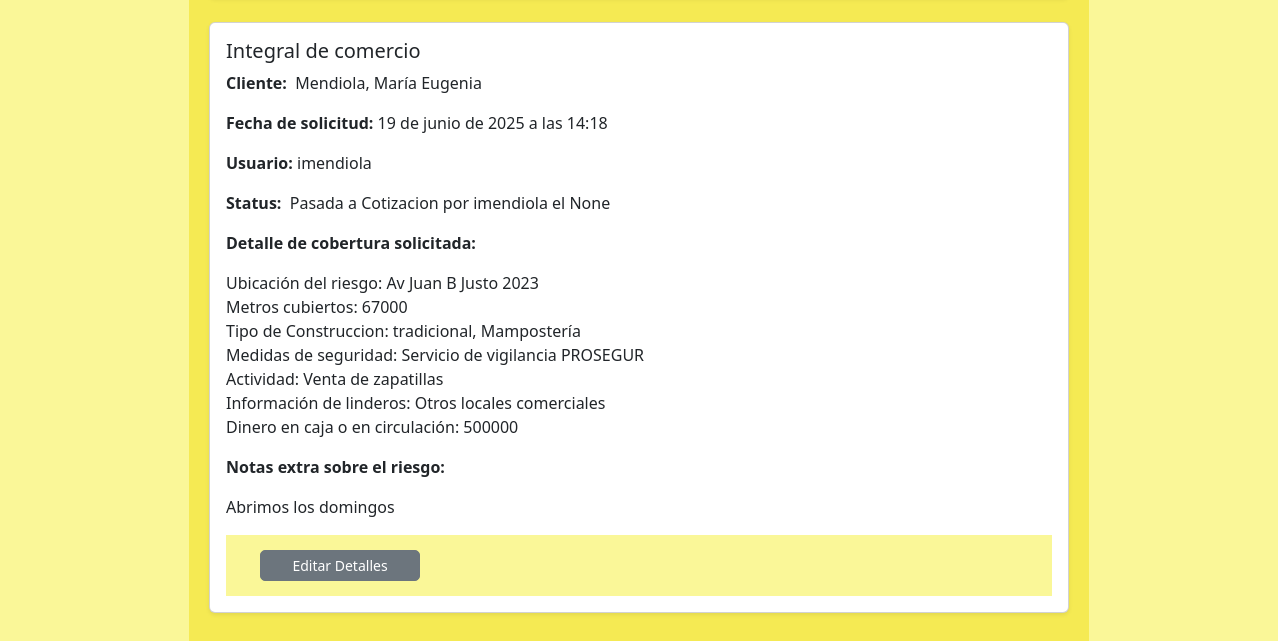
/staff/cotizaciones/solicitudes/ (signed in, lower part), run on an earlier commit of the app's database.
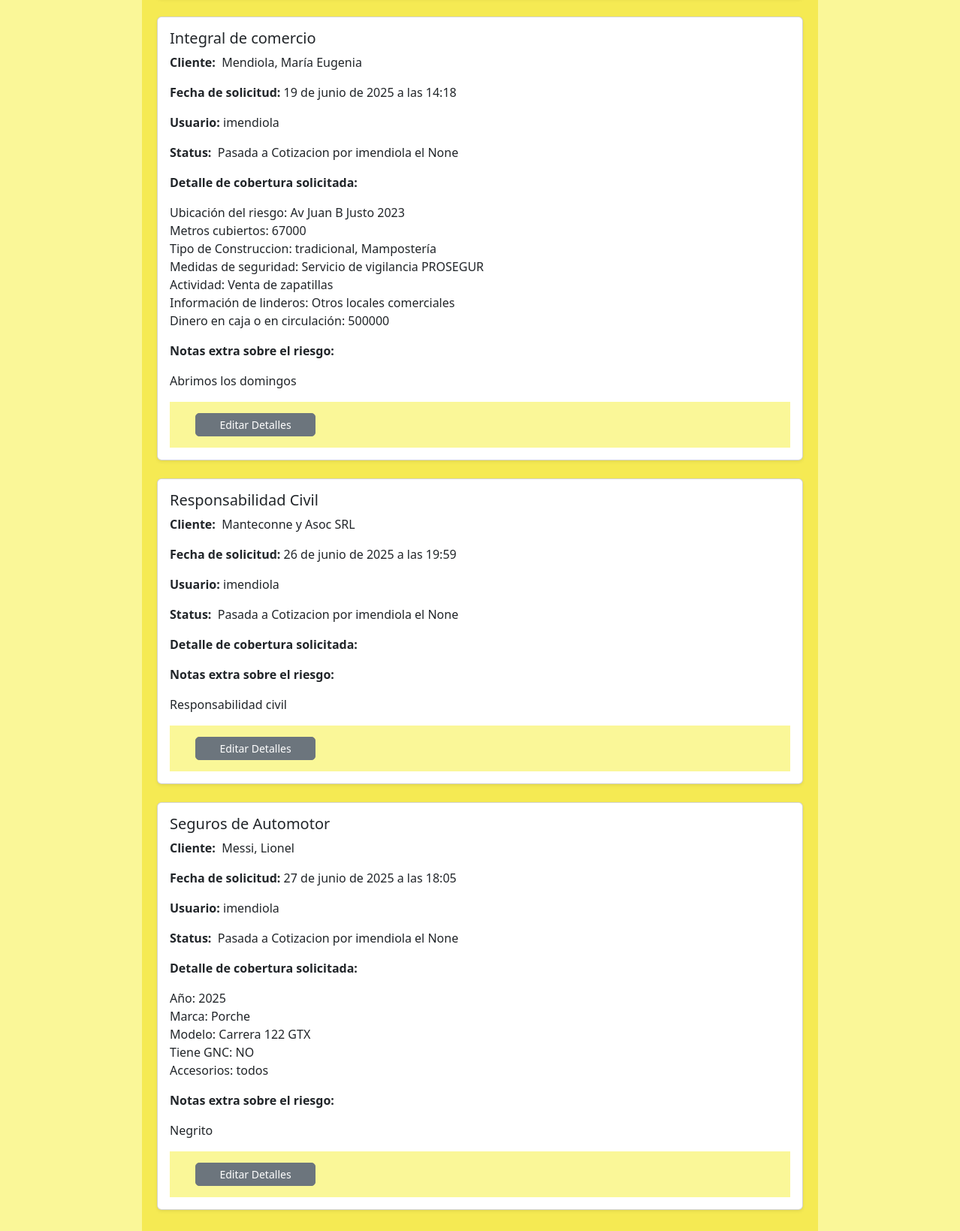
And on a later commit of the database.
### CotizacionesApp/models.py (models this page shows, shortened)
class QuotRequest(models.Model):
    QUOT_STATUS_CHOICES = [
        ('P', 'Pendiente'),
        ('F', 'Cotizada'),
        ('C', 'Cancelada'),
    ]
    DIAS_MAX_SOLICITUD = 3
    rubro = models.ForeignKey(Categoria, on_delete=models.CASCADE, verbose_name="Rubro")
    cliente = models.ForeignKey(Cliente, on_delete=models.CASCADE, null=True, blank=True)
    data_cliente = models.CharField(max_length=200, null=True, blank=True)
    fecha_creacion = models.DateTimeField(auto_now_add=True, verbose_name='Fecha de Creación')
    usuario_creacion = models.ForeignKey(
        'auth.User', on_delete=models.CASCADE, verbose_name='Usuario Creador',related_name='cotizaciones_creadas'
    )
    status = models.CharField(
        max_length=1,
        choices=QUOT_STATUS_CHOICES,
        default='P',
        verbose_name='Estado'
    )
    detalle = models.TextField(verbose_name='Detalle a cotizar', null=True, blank=True)
    extradata = models.TextField(verbose_name="Datos extra sobre el riesgo", null=True, blank=True)
    usuario_finalizacion = models.ForeignKey(
        'auth.User', on_delete=models.CASCADE, null=True, blank=True, verbose_name='Usuario de Finalización', related_name='cotizaciones_finalizadas'
    )
    fecha_finalizacion = models.DateTimeField(null=True, blank=True, verbose_name='Fecha de Finalización')
    notas_finalización = models.CharField(max_length=250, null=True, blank=True)
    class Meta:
        verbose_name = 'Solicitud de Cotización'
        verbose_name_plural = 'Solicitudes de Cotización'
    def dict_detalle(self)->dict | None:
        if self.detalle:
            return json.loads(self.detalle)
        else:
            return None
    def str_detalle(self)->str:
        dic: dict | None = self.dict_detalle()
        aux_str = ""
        if dic:
            for clave, valor in dic.items():
                if valor:
                    aux_str += clave + ": " + str(valor) + "\n"
        return aux_str
    def dict_cliente(self)->dict:
        return json.loads(self.data_cliente)
    def str_cliente(self)->str:
        dic: dict = self.dict_cliente()
        aux_str = ""
        for clave, valor in dic.items():
            if valor !="":
                aux_str += clave + ": " + str(valor) + "\n"
        return aux_str

### RubrosApp/models.py (models this page shows, shortened)
class Categoria(models.Model):
    created = models.DateField(verbose_name="Fecha de pedido", auto_now_add=True)
    nombre = models.CharField(max_length=50, verbose_name="Nombre")
    alias = models.CharField(max_length=10, verbose_name="Short Alias", null=True, blank=True)
    descripcion = models.TextField(verbose_name="Descripción")
    imagen = models.ImageField(upload_to="RubrosMedia", verbose_name="Imagen")
    rubro = models.ForeignKey(RubroCat, on_delete=models.CASCADE, verbose_name="Rubro", related_name="categorias")
    class Meta:
        verbose_name="Tipo de seguro"
        verbose_name_plural="Tipos de seguro"

### ClientesApp/models.py (models this page shows, shortened)
class Cliente(models.Model):
    condicion_iva = models.CharField(max_length=2, choices=CondicionIVA.choices)
    direccion = models.ForeignKey(Address, on_delete=models.SET_NULL, null=True, blank=True)
    telefonos = models.ManyToManyField(TelefonoCte, blank=True)
    emails = models.ManyToManyField(EmailCte, blank=True)
    notas = models.TextField(blank=True)
    class Meta:
        abstract = False

class ClientePersonaFisica(Cliente):
    MAX_DIAS_CUMPLE = 15
    nombre = models.CharField(max_length=100)
    apellido = models.CharField(max_length=100)
    dni = models.CharField(max_length=20)
    fecha_nacimiento = models.DateField(blank=True, null=True)

class ClientePersonaJuridica(Cliente):
    razon_social = models.CharField(max_length=100)
    cuit = models.CharField(max_length=20)

### CotizacionesApp/views.py (the view, shortened to what this page needs)
# urls.py: path('solicitudes/', vista_ver_solicitudes, name='ver_solicitudes_cotizacion'),
@login_required(login_url='/login/login/')
def vista_ver_solicitudes(req:HttpRequest):
    filtro_status = req.GET.get('status', '').strip()
    filtro_nombre = req.GET.get('nombre', '').strip()
    queryset = QuotRequest.objects.all()
    if filtro_status:
        queryset = queryset.filter(status=filtro_status)
    return render(req,'CotizacionesApp/solicitudes.html',
                  {"solicitudes": queryset,
                   "filtro_status":filtro_status,
                   "filtro_nombre":filtro_nombre})

### CotizacionesApp/templates/CotizacionesApp/solicitudes.html (shortened to what this page needs)
{% extends "StaffApp/baseStaff.html" %}
{% load static %}
{% block content %}
<div class="container staff-form-container">
  <div class="mt-4">
    {% for solicitud in solicitudes %}
      <div class="card mb-4 shadow-sm">
        <div class="card-body">
          <h5 class="card-title">{{solicitud.rubro.nombre}}</h5>
          <p><strong>Cliente:&nbsp;</strong>
          {% if solicitud.cliente %}
            {% if solicitud.cliente.clientepersonafisica %}
              {{ solicitud.cliente.clientepersonafisica.apellido }}, {{ solicitud.cliente.clientepersonafisica.nombre }}
            {% elif solicitud.cliente.clientepersonajuridica %}
              {{ solicitud.cliente.clientepersonajuridica.razon_social }}
            {% else %}
              Cliente sin nombre
            {% endif %}
          {% else %}
            Cliente no registrado
          {% endif %}</p>
          <p><strong>Fecha de solicitud:&nbsp;</strong>{{ solicitud.fecha_creacion }} </p>
          <p><strong>Usuario:&nbsp;</strong>{{ solicitud.usuario_creacion }} </p>
          <p><strong>Status:&nbsp;</strong>
            {% if solicitud.status == 'P' %}
              Pendiente
            {% elif solicitud.status == 'F' %}
              Pasada a Cotizacion por {{solicitud.usuario_finalizacion}} el {{solicitud.fecha_finalizacion}}
            {% else %}
              Cancelada por {{solicitud.usuario_finalizacion}} el {{solicitud.fecha_finalizacion}}
            {% endif %} </p>
          <p><strong>Detalle de cobertura solicitada:</strong></p>
          <p>{{solicitud.str_detalle|linebreaksbr}}</p>
          <p><strong>Notas extra sobre el riesgo:</strong></p>
          <p>{{solicitud.extradata|linebreaksbr}}</p>
          <div class="d-flex justify-content-between staff-botonera-fichas">
            <button type="button" class="btn btn-secondary btn-sm custom-btn-ficha btn-editar mx-4"
              data-bs-toggle="modal"
              data-bs-target="#editSolicitudModal"
              data-bs-sol-id="{{ solicitud.id }}"
              data-bs-sol-detalle="{{solicitud.extradata}}">
              Editar Detalles
            </button>
          </div>
        </div>
      </div>
    {% empty %}
    <div class="alert alert-info mt-2">
        No hay solictudes que mostrar
      </div>
    {% endfor %}
  </div>
</div>
{% endblock %}

What changed in the data, as far as the page shows it:
added QuotRequest: rubro.nombre "Responsabilidad Civil", cliente.clientepersonajuridica.razon_social "Manteconne y Asoc SRL", fecha_creacion "26 de junio de 2025 a las 19:59", usuario_creacion "imendiola", usuario_finalizacion "imendiola", fecha_finalizacion "None", extradata "Responsabilidad civil"
added QuotRequest: rubro.nombre "Seguros de Automotor", cliente.clientepersonafisica.apellido "Messi", cliente.clientepersonafisica.nombre "Lionel", fecha_creacion "27 de junio de 2025 a las 18:05", usuario_creacion "imendiola", usuario_finalizacion "imendiola", fecha_finalizacion "None", str_detalle "Año: 2025 Marca: Porche Modelo: Carrera 122 GTX Tiene GNC: NO Accesorios: todos", extradata "Negrito"
